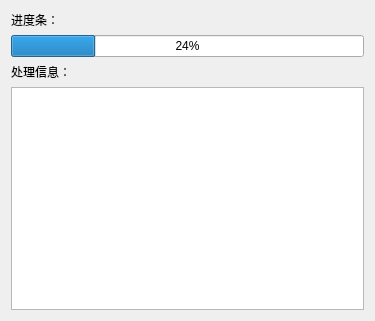
<?xml version="1.0" encoding="UTF-8"?>
<ui version="4.0">
 <class>progress</class>
 <widget class="QWidget" name="progress">
  <property name="geometry">
   <rect>
    <x>0</x>
    <y>0</y>
    <width>375</width>
    <height>321</height>
   </rect>
  </property>
  <property name="windowTitle">
   <string>progress</string>
  </property>
  <layout class="QVBoxLayout" name="verticalLayout">
   <item>
    <widget class="QLabel" name="label">
     <property name="text">
      <string>进度条：</string>
     </property>
    </widget>
   </item>
   <item>
    <widget class="QProgressBar" name="progressBar">
     <property name="value">
      <number>24</number>
     </property>
    </widget>
   </item>
   <item>
    <widget class="QLabel" name="label_2">
     <property name="text">
      <string>处理信息：</string>
     </property>
    </widget>
   </item>
   <item>
    <widget class="QTextBrowser" name="textBrowser"/>
   </item>
  </layout>
 </widget>
 <layoutdefault spacing="6" margin="11"/>
 <resources/>
 <connections/>
</ui>
